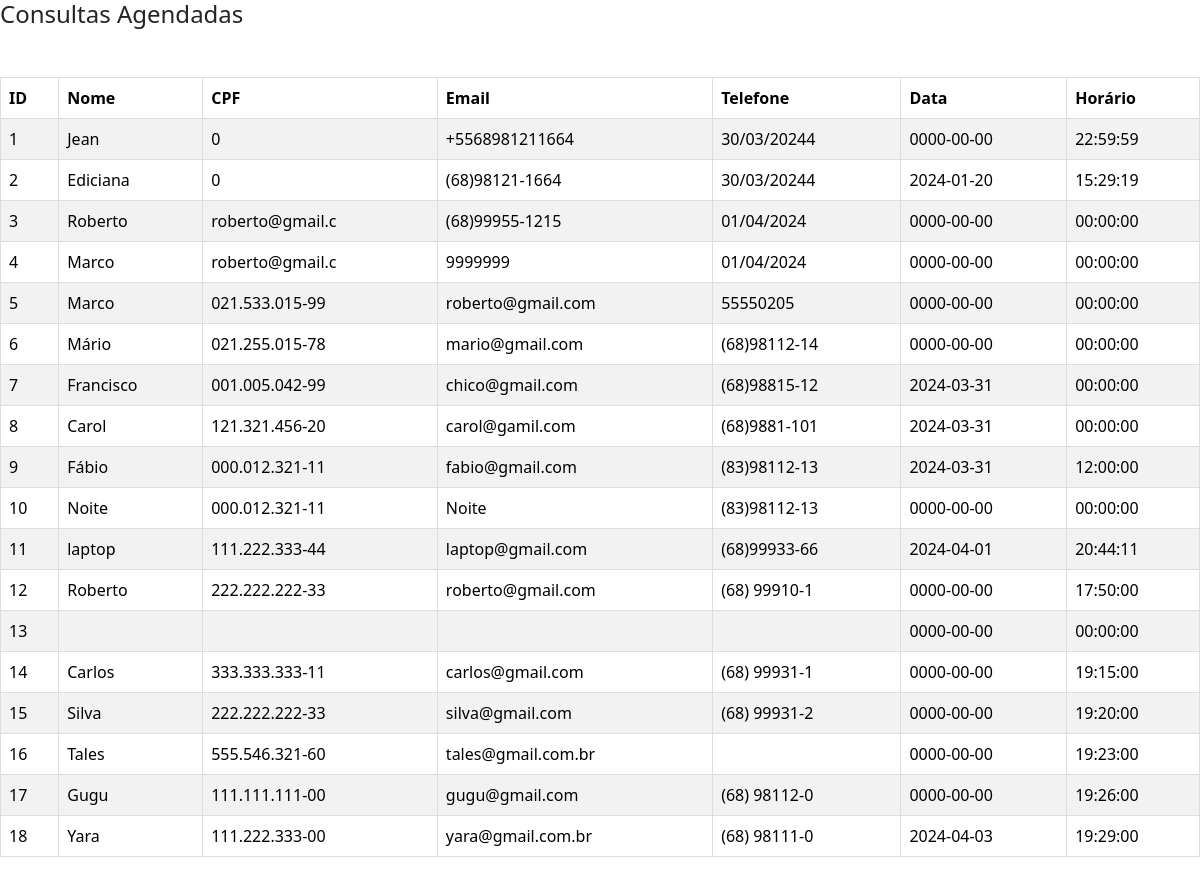
Page /listarConsultas.php on the committed database.
### tables this page shows
CREATE TABLE `lista` (
  `id` int(11) NOT NULL,
  `nome` varchar(255) NOT NULL,
  `cpf` varchar(15) NOT NULL,
  `email` varchar(255) NOT NULL,
  `telefone` varchar(12) NOT NULL,
  `data` date NOT NULL,
  `hora` time NOT NULL
);

### listarConsultas.php (the view, shortened to what this page needs)
<?php
require_once './actions/config.php';
$sql = "SELECT * FROM lista";
$stmt = $conn->query($sql);
$lista = $stmt->fetchAll(PDO::FETCH_ASSOC);
?>
  <!DOCTYPE html>
<html lang="pt-br">
<head>
    <link href="https://cdn.jsdelivr.net/npm/bootstrap@5.3.3/dist/css/bootstrap.min.css"
    rel="stylesheet"
>
</head>
<body>
</head>
<body>
<h4>Consultas Agendadas</h4>
<div class="mt-5">
<table class="table table-striped table-hover">
    <thead>
    <tr>
        <th>ID</th>
        <th>Nome</th>
        <th>CPF</th>
        <th>Email</th>
        <th>Telefone</th>
        <th>Data</th>
        <th>Horário</th>
    </tr>
    </thead>
   <?php
    foreach ($lista as $lista) {
        echo "<tr>";
        echo "<td>" . $lista['id'] . "</td>";
        echo "<td>" . $lista['nome'] . "</td>";
        echo "<td>" . $lista['cpf'] . "</td>";
        echo "<td>" . $lista['email'] . "</td>";
        echo "<td>" . $lista['telefone'] . "</td>";
        echo "<td>" . $lista['data'] . "</td>";
        echo "<td>" . $lista['hora'] . "</td>";
        echo "</tr>";
    }
    ?>
</table>
</body>
</html>

### listarConsultas.php (style rules this page uses)
table { width: 100%; border-collapse: collapse; }
th, td { border: 1px solid #dddddd; text-align: left; padding: 8px; }
th { background-color: #f2f2f2; }

### rows in the picture
lista: id "1", nome "Jean", cpf "0", email "+5568981211664", telefone "30/03/20244", data "0000-00-00", hora "22:59:59"
lista: id "2", nome "Ediciana", cpf "0", email "(68)98121-1664", telefone "30/03/20244", data "2024-01-20", hora "15:29:19"
lista: id "3", nome "Roberto", cpf "roberto@gmail.c", email "(68)99955-1215", telefone "01/04/2024", data "0000-00-00", hora "00:00:00"
lista: id "4", nome "Marco", cpf "roberto@gmail.c", email "9999999", telefone "01/04/2024", data "0000-00-00", hora "00:00:00"
lista: id "5", nome "Marco", cpf "021.533.015-99", email "roberto@gmail.com", telefone "55550205", data "0000-00-00", hora "00:00:00"
lista: id "6", nome "Mário", cpf "021.255.015-78", email "mario@gmail.com", telefone "(68)98112-14", data "0000-00-00", hora "00:00:00"
lista: id "7", nome "Francisco", cpf "001.005.042-99", email "chico@gmail.com", telefone "(68)98815-12", data "2024-03-31", hora "00:00:00"
lista: id "8", nome "Carol", cpf "121.321.456-20", email "carol@gamil.com", telefone "(68)9881-101", data "2024-03-31", hora "00:00:00"
lista: id "9", nome "Fábio", cpf "000.012.321-11", email "fabio@gmail.com", telefone "(83)98112-13", data "2024-03-31", hora "12:00:00"
lista: id "10", nome "Noite", cpf "000.012.321-11", email "Noite", telefone "(83)98112-13", data "0000-00-00", hora "00:00:00"
lista: id "11", nome "laptop", cpf "111.222.333-44", email "laptop@gmail.com", telefone "(68)99933-66", data "2024-04-01", hora "20:44:11"
lista: id "12", nome "Roberto", cpf "222.222.222-33", email "roberto@gmail.com", telefone "(68) 99910-1", data "0000-00-00", hora "17:50:00"
lista: id "13", data "0000-00-00", hora "00:00:00"
lista: id "14", nome "Carlos", cpf "333.333.333-11", email "carlos@gmail.com", telefone "(68) 99931-1", data "0000-00-00", hora "19:15:00"
lista: id "15", nome "Silva", cpf "222.222.222-33", email "silva@gmail.com", telefone "(68) 99931-2", data "0000-00-00", hora "19:20:00"
lista: id "16", nome "Tales", cpf "555.546.321-60", email "tales@gmail.com.br", data "0000-00-00", hora "19:23:00"
lista: id "17", nome "Gugu", cpf "111.111.111-00", email "gugu@gmail.com", telefone "(68) 98112-0", data "0000-00-00", hora "19:26:00"
lista: id "18", nome "Yara", cpf "111.222.333-00", email "yara@gmail.com.br", telefone "(68) 98111-0", data "2024-04-03", hora "19:29:00"
